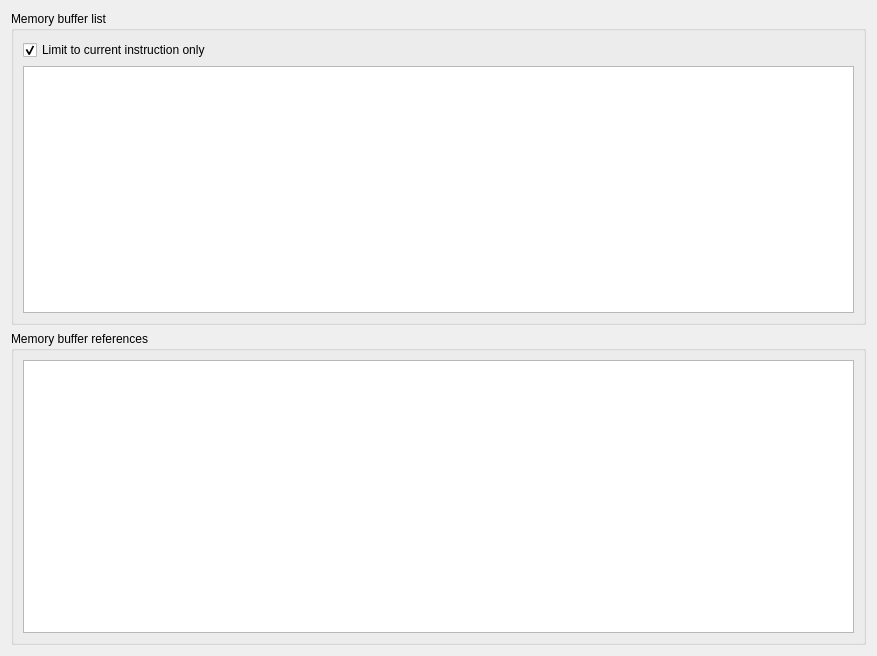
<?xml version="1.0" encoding="UTF-8"?>
<ui version="4.0">
 <class>MemoryBufferInfoDock</class>
 <widget class="QWidget" name="MemoryBufferInfoDock">
  <property name="geometry">
   <rect>
    <x>0</x>
    <y>0</y>
    <width>877</width>
    <height>656</height>
   </rect>
  </property>
  <property name="windowTitle">
   <string>Form</string>
  </property>
  <layout class="QVBoxLayout" name="verticalLayout">
   <item>
    <widget class="QGroupBox" name="groupBox">
     <property name="title">
      <string>Memory buffer list</string>
     </property>
     <layout class="QVBoxLayout" name="verticalLayout_2">
      <item>
       <widget class="QCheckBox" name="current_instruction_checkbox">
        <property name="text">
         <string>Limit to current instruction only</string>
        </property>
        <property name="checked">
         <bool>true</bool>
        </property>
       </widget>
      </item>
      <item>
       <widget class="QTableWidget" name="memory_buffers_tablewidget">
        <property name="editTriggers">
         <set>QAbstractItemView::NoEditTriggers</set>
        </property>
        <property name="selectionMode">
         <enum>QAbstractItemView::SingleSelection</enum>
        </property>
        <property name="selectionBehavior">
         <enum>QAbstractItemView::SelectRows</enum>
        </property>
        <property name="iconSize">
         <size>
          <width>32</width>
          <height>32</height>
         </size>
        </property>
        <property name="sortingEnabled">
         <bool>true</bool>
        </property>
       </widget>
      </item>
     </layout>
    </widget>
   </item>
   <item>
    <widget class="QGroupBox" name="groupBox_2">
     <property name="title">
      <string>Memory buffer references</string>
     </property>
     <layout class="QVBoxLayout" name="verticalLayout_3">
      <item>
       <widget class="QTableWidget" name="references_tablewidget">
        <property name="editTriggers">
         <set>QAbstractItemView::NoEditTriggers</set>
        </property>
        <property name="selectionMode">
         <enum>QAbstractItemView::SingleSelection</enum>
        </property>
        <property name="selectionBehavior">
         <enum>QAbstractItemView::SelectRows</enum>
        </property>
        <property name="iconSize">
         <size>
          <width>32</width>
          <height>32</height>
         </size>
        </property>
        <property name="sortingEnabled">
         <bool>true</bool>
        </property>
       </widget>
      </item>
     </layout>
    </widget>
   </item>
  </layout>
 </widget>
 <resources/>
 <connections/>
</ui>
